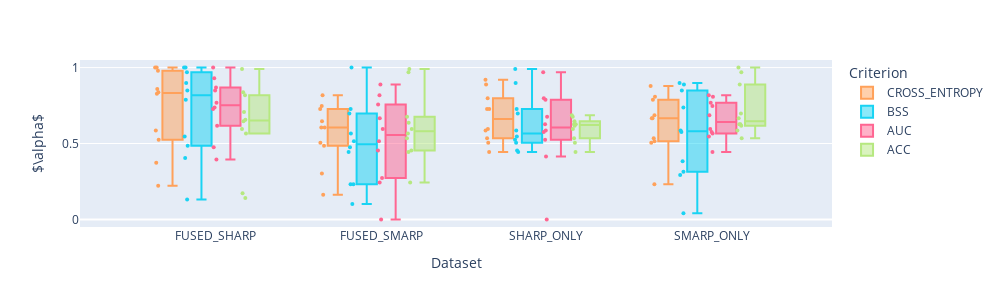

The code cell stored with this chart in its notebook:
### Code cell
fig_alpha.write_image('poster/stacking_weights.png')
fig_alpha

### Figure 1 — Plotly figure (JSON) as saved in the notebook; plotly's stock layout.template omitted (floating-point values rounded to 4 significant figures)
{"data": [{"alignmentgroup": "True", "boxpoints": "all", "hovertemplate": "Criterion=CROSS_ENTROPY<br>Dataset=%{x}<br>alpha=%{y}<extra></extra>", "legendgroup": "CROSS_ENTROPY", "marker": {"color": "#FFA15A", "size": 4}, "name": "CROSS_ENTROPY", "notched": false, "offsetgroup": "CROSS_ENTROPY", "orientation": "v", "showlegend": true, "type": "box", "x": ["FUSED_SHARP", "FUSED_SHARP", "FUSED_SHARP", "FUSED_SHARP", "FUSED_SHARP", "FUSED_SHARP", "FUSED_SHARP", "FUSED_SHARP", "FUSED_SHARP", "FUSED_SHARP", "FUSED_SMARP", "FUSED_SMARP", "FUSED_SMARP", "FUSED_SMARP", "FUSED_SMARP", "FUSED_SMARP", "FUSED_SMARP", "FUSED_SMARP", "FUSED_SMARP", "FUSED_SMARP", "SHARP_ONLY", "SHARP_ONLY", "SHARP_ONLY", "SHARP_ONLY", "SHARP_ONLY", "SHARP_ONLY", "SHARP_ONLY", "SHARP_ONLY", "SHARP_ONLY", "SHARP_ONLY", "SMARP_ONLY", "SMARP_ONLY", "SMARP_ONLY", "SMARP_ONLY", "SMARP_ONLY", "SMARP_ONLY", "SMARP_ONLY", "SMARP_ONLY", "SMARP_ONLY", "SMARP_ONLY"], "x0": " ", "xaxis": "x", "y": [0.8384, 0.8283, 0.9798, 0.5859, 0.3737, 0.2222, 1, 0.5253, 0.8586, 1, 0.8182, 0.7475, 0.6061, 0.1616, 0.7273, 0.6465, 0.5051, 0.4848, 0.303, 0.6061, 0.5051, 0.596, 0.5354, 0.4444, 0.9192, 0.798, 0.8889, 0.7273, 0.7273, 0.5859, 0.6869, 0.8081, 0.6667, 0.5152, 0.7879, 0.2323, 0.6667, 0.8788, 0.5051, 0.5354], "y0": " ", "yaxis": "y"}, {"alignmentgroup": "True", "boxpoints": "all", "hovertemplate": "Criterion=BSS<br>Dataset=%{x}<br>alpha=%{y}<extra></extra>", "legendgroup": "BSS", "marker": {"color": "#19D3F3", "size": 4}, "name": "BSS", "notched": false, "offsetgroup": "BSS", "orientation": "v", "showlegend": true, "type": "box", "x": ["FUSED_SHARP", "FUSED_SHARP", "FUSED_SHARP", "FUSED_SHARP", "FUSED_SHARP", "FUSED_SHARP", "FUSED_SHARP", "FUSED_SHARP", "FUSED_SHARP", "FUSED_SHARP", "FUSED_SMARP", "FUSED_SMARP", "FUSED_SMARP", "FUSED_SMARP", "FUSED_SMARP", "FUSED_SMARP", "FUSED_SMARP", "FUSED_SMARP", "FUSED_SMARP", "FUSED_SMARP", "SHARP_ONLY", "SHARP_ONLY", "SHARP_ONLY", "SHARP_ONLY", "SHARP_ONLY", "SHARP_ONLY", "SHARP_ONLY", "SHARP_ONLY", "SHARP_ONLY", "SHARP_ONLY", "SMARP_ONLY", "SMARP_ONLY", "SMARP_ONLY", "SMARP_ONLY", "SMARP_ONLY", "SMARP_ONLY", "SMARP_ONLY", "SMARP_ONLY", "SMARP_ONLY", "SMARP_ONLY"], "x0": " ", "xaxis": "x", "y": [0.8485, 0.7879, 0.899, 0.5455, 0.404, 0.1313, 0.9697, 0.4848, 1, 1, 0.697, 1, 0.5152, 0.101, 0.7273, 0.5657, 0.4444, 0.2323, 0.2323, 0.4747, 0.5455, 0.4444, 0.4545, 0.5051, 0.9899, 0.5859, 0.899, 0.697, 0.7273, 0.5253, 0.5758, 0.8889, 0.5859, 0.3838, 0.8485, 0.0404, 0.7374, 0.899, 0.2929, 0.3131], "y0": " ", "yaxis": "y"}, {"alignmentgroup": "True", "boxpoints": "all", "hovertemplate": "Criterion=AUC<br>Dataset=%{x}<br>alpha=%{y}<extra></extra>", "legendgroup": "AUC", "marker": {"color": "#FF6692", "size": 4}, "name": "AUC", "notched": false, "offsetgroup": "AUC", "orientation": "v", "showlegend": true, "type": "box", "x": ["FUSED_SHARP", "FUSED_SHARP", "FUSED_SHARP", "FUSED_SHARP", "FUSED_SHARP", "FUSED_SHARP", "FUSED_SHARP", "FUSED_SHARP", "FUSED_SHARP", "FUSED_SHARP", "FUSED_SMARP", "FUSED_SMARP", "FUSED_SMARP", "FUSED_SMARP", "FUSED_SMARP", "FUSED_SMARP", "FUSED_SMARP", "FUSED_SMARP", "FUSED_SMARP", "FUSED_SMARP", "SHARP_ONLY", "SHARP_ONLY", "SHARP_ONLY", "SHARP_ONLY", "SHARP_ONLY", "SHARP_ONLY", "SHARP_ONLY", "SHARP_ONLY", "SHARP_ONLY", "SHARP_ONLY", "SMARP_ONLY", "SMARP_ONLY", "SMARP_ONLY", "SMARP_ONLY", "SMARP_ONLY", "SMARP_ONLY", "SMARP_ONLY", "SMARP_ONLY", "SMARP_ONLY", "SMARP_ONLY"], "x0": " ", "xaxis": "x", "y": [0.8687, 0.6162, 0.7273, 0.7677, 0.4747, 0.3939, 0.9293, 0.7374, 0.8485, 1, 0.8182, 0.8889, 0.5152, 0.2424, 0.6667, 0.596, 0.4545, 0, 0.2727, 0.7576, 0.6768, 0.4141, 0.7879, 0.5253, 0.9697, 0, 0.798, 0.5859, 0.6263, 0.5758, 0.596, 0.8081, 0.5657, 0.7677, 0.8182, 0.4444, 0.6869, 0.7475, 0.5758, 0.5455], "y0": " ", "yaxis": "y"}, {"alignmentgroup": "True", "boxpoints": "all", "hovertemplate": "Criterion=ACC<br>Dataset=%{x}<br>alpha=%{y}<extra></extra>", "legendgroup": "ACC", "marker": {"color": "#B6E880", "size": 4}, "name": "ACC", "notched": false, "offsetgroup": "ACC", "orientation": "v", "showlegend": true, "type": "box", "x": ["FUSED_SHARP", "FUSED_SHARP", "FUSED_SHARP", "FUSED_SHARP", "FUSED_SHARP", "FUSED_SHARP", "FUSED_SHARP", "FUSED_SHARP", "FUSED_SHARP", "FUSED_SHARP", "FUSED_SMARP", "FUSED_SMARP", "FUSED_SMARP", "FUSED_SMARP", "FUSED_SMARP", "FUSED_SMARP", "FUSED_SMARP", "FUSED_SMARP", "FUSED_SMARP", "FUSED_SMARP", "SHARP_ONLY", "SHARP_ONLY", "SHARP_ONLY", "SHARP_ONLY", "SHARP_ONLY", "SHARP_ONLY", "SHARP_ONLY", "SHARP_ONLY", "SHARP_ONLY", "SHARP_ONLY", "SMARP_ONLY", "SMARP_ONLY", "SMARP_ONLY", "SMARP_ONLY", "SMARP_ONLY", "SMARP_ONLY", "SMARP_ONLY", "SMARP_ONLY", "SMARP_ONLY", "SMARP_ONLY"], "x0": " ", "xaxis": "x", "y": [0.7071, 0.596, 0.5657, 0.8384, 0.6566, 0.1414, 0.6465, 0.8182, 0.1717, 0.9899, 0.6768, 0.9697, 0.9899, 0.2424, 0.5354, 0.5657, 0.596, 0.6364, 0.4545, 0.4444, 0.596, 0.4444, 0.6263, 0.5354, 0.6465, 0.5051, 0.6869, 0.6768, 0.6263, 0.6162, 0.5859, 1, 0.6162, 0.6667, 0.9697, 0.6263, 0.697, 0.8889, 0.6263, 0.5354], "y0": " ", "yaxis": "y"}], "layout": {"boxmode": "group", "height": 307.7, "legend": {"title": {"text": "Criterion"}, "tracegroupgap": 0}, "margin": {"t": 60}, "width": 1000, "xaxis": {"anchor": "y", "autorange": true, "domain": [0, 1], "range": [-0.8226, 3.728], "title": {"text": "Dataset"}, "type": "category"}, "yaxis": {"anchor": "x", "domain": [0, 1], "range": [-0.05, 1.05], "title": {"text": "$\\alpha$"}, "type": "linear"}}}
